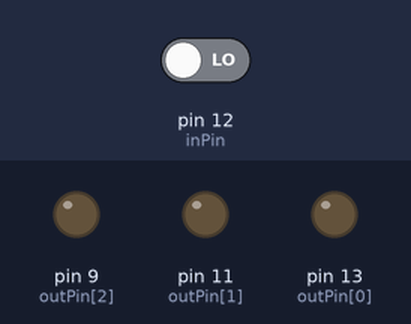
Recording of a sketch running on a simulated Arduino Uno, built with avr-gcc and run on an emulated ATmega328P. Shown: output pins drawn as LEDs (lit = HIGH). Inputs (shaded band) come from the test bench; at power-on: pin 12 (inPin) LOW. What the sketch prints to the serial monitor is not drawn.

Above: at 0.2 s.
At 1.2 s:
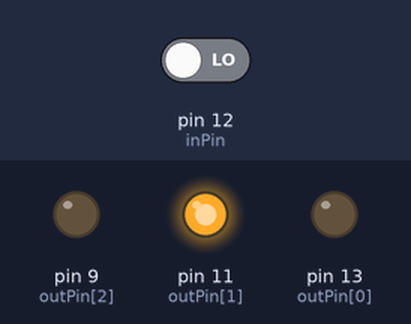
At 1.7 s:
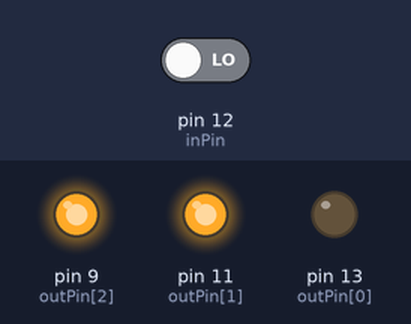
At 2.2 s:
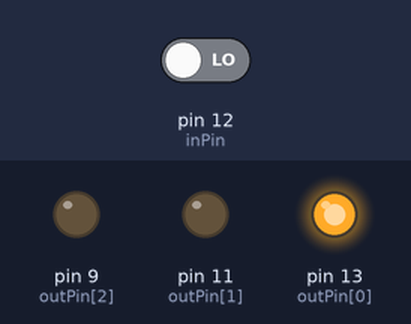
At 3.2 s:
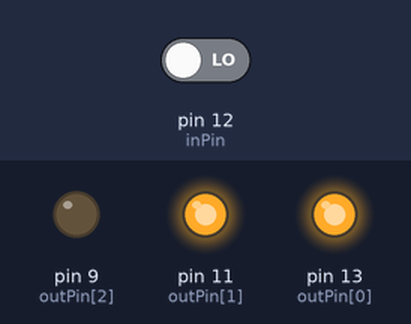
At 4.7 s:
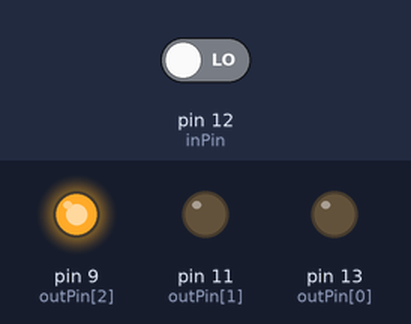
Timing chart, 0 to 5.2 s (numbered marks = the images above):
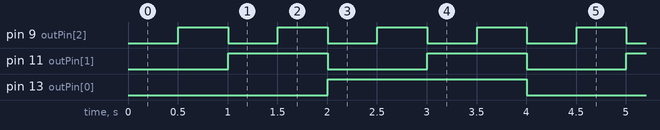

The sketch:

sketch_apr20b.ino
```cpp
#include <MsTimer2.h>

unsigned char inPin = 12;
char pinNum = 3;
unsigned char led[3];
unsigned char outPin[] = {13, 11, 9};
volatile unsigned char SW_ON = false;
volatile unsigned char LAST_SW_ON;
volatile unsigned char swFlag;
static volatile unsigned char chatt1[3];
char state = 0;

void timer1(void);
void halfAdd(unsigned char *s, unsigned char *c, unsigned char a, unsigned char b);
void fullAdd(unsigned char *s, unsigned char *c, unsigned char a, unsigned char b,unsigned char x);
void counter(unsigned char *p);

void setup() {
  Serial.begin(9600);
  // put your setup code here, to run once:
  for (int i=0;i<pinNum;i++) {
    pinMode(outPin[i], OUTPUT);
  }
  pinMode(inPin, INPUT);

  MsTimer2::set(1, timer1);
  MsTimer2::start();
}

void loop() {
  // put your main code here, to run repeatedly:
  if (swFlag == 1 && state == 0) {
    swFlag = 0;
    state = 1;
  } else if (swFlag == 1 && state == 1) {
    swFlag = 0;
    state = 0;
  }
  if (state == 1) {
    for (int i=0;i<pinNum;i++) {
      digitalWrite(outPin[i], led[i]);
    }
    counter(led);
    delay(500);
    Serial.println("Hello 世界");
  }
}

void timer1(void) {
  LAST_SW_ON = SW_ON;
  SW_ON = (chatt1[2] & chatt1[1] & chatt1[0]);
  chatt1[2] = chatt1[1];
  chatt1[1] = chatt1[0];
  chatt1[0] = (~digitalRead(inPin) & 0x01);

  if (LAST_SW_ON == 0 && SW_ON == 1) {
    swFlag = 1;
  }
}

void halfAdd(unsigned char *s, unsigned char *c, unsigned char a, unsigned char b) {
  unsigned char a0,b0;
  a0 = a & (1 << 0);
  b0 = b & (1 << 0);

  *s = a0 ^ b0;
  *c = a0 & b0;
}

void fullAdd(unsigned char *s, unsigned char *c, unsigned char a, unsigned char b,unsigned char x) {
  unsigned char a0,b0,x0,s1,s2,c1,c2;
  a0 = a & (1 << 0);
  b0 = b & (1 << 0);
  x0 = x & (1 << 0);

  halfAdd(&s1, &c1, a0, b0);

  halfAdd(&s2, &c2, s1, x0);

  *s = s2;
  *c = c1 | c2;
}

void counter(unsigned char *p) {
  unsigned char s,c,x,ab,bb;
  unsigned char ans[pinNum];
  unsigned char addNum[3] = {0, 0, 1};
  c = 0;

  ab = p[2];
  bb = addNum[2];
  x = c;
  fullAdd(&s, &c, ab, bb, x);
  p[2] = s;

  ab = p[1];
  bb = addNum[1];
  x = c;
  fullAdd(&s, &c, ab, bb, x);
  p[1] = s;

  ab = p[0];
  bb = addNum[0];
  x = c;
  fullAdd(&s, &c, ab, bb, x);
  p[0] = s;
}
```

Measured:
- by itself, pin 9 (outPin[2]): alternates HIGH for 0.50 s and LOW for 0.50 s
- by itself, pin 11 (outPin[1]): alternates HIGH for 1.0 s and LOW for 1.0 s
- by itself, pin 13 (outPin[0]): alternates HIGH for 2.0 s and LOW for 2.0 s
